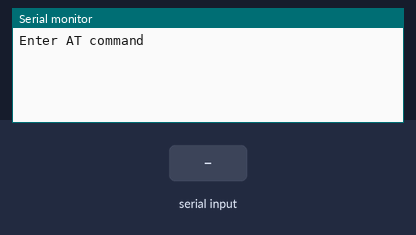
This sketch was run on a simulated Arduino Mega 2560, built with avr-gcc and run on an emulated ATmega2560. On the bench: the last lines printed to the serial monitor. The inputs (shaded band) are chosen by the test bench.

Above: at 1.2 s.
1.3 s: "1" received over the second serial link
At 2.0 s:
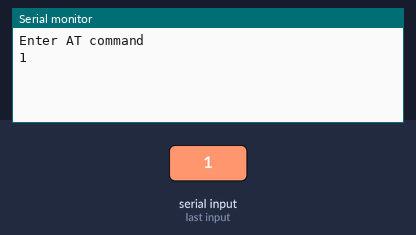
2.8 s: "0" received over the second serial link
At 3.1 s:
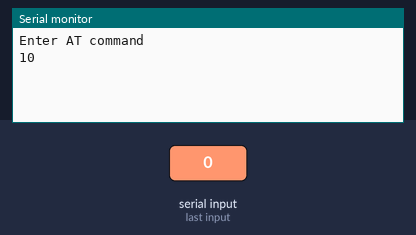

The sketch:

serial.ino
```cpp
void setup() {
  Serial.begin(9600);
  Serial.println("Enter AT command");
  Serial1.begin(9600);
}


void loop()
{
  if (Serial1.available()) {
    Serial.write(Serial1.read());
  }
  if (Serial.available()) {
    Serial1.write(Serial.read());
  }

}
```

Measured:
- after the input at 1.3 s, the serial monitor: prints a new line at once (image 1)
- after the input at 2.8 s, the serial monitor: prints a new line at once (image 2)
